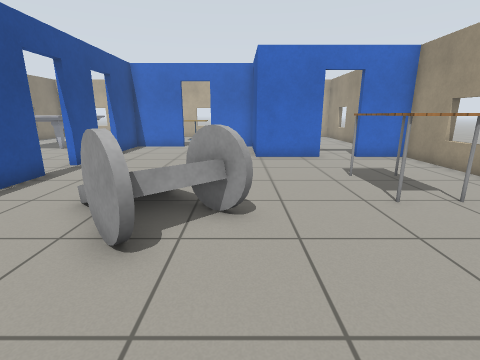
View 1 (above)

23 first-person views from a walk through a Gazebo world. The camera is 1 m above the floor, tilts 14° down and sees 85° across. The floor is counted in squares, 0.5 m on a side. Each view is taken from the middle of a square. On the plan, view 1 faces up. The plan holds only what a view shows up to about 16 squares ahead; the rest is blank. The robots in the file are not drawn. Gazebo's built-in surfaces are drawn with simple patterns.

View 2
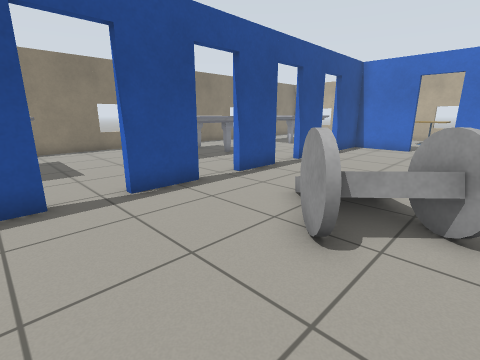

View 3
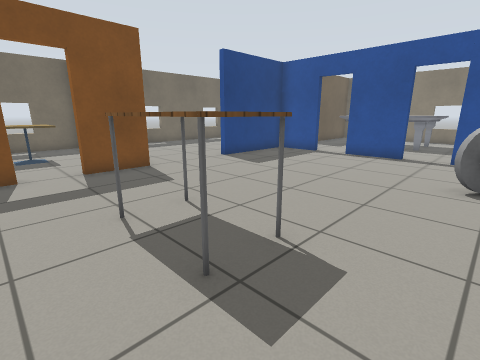

View 4
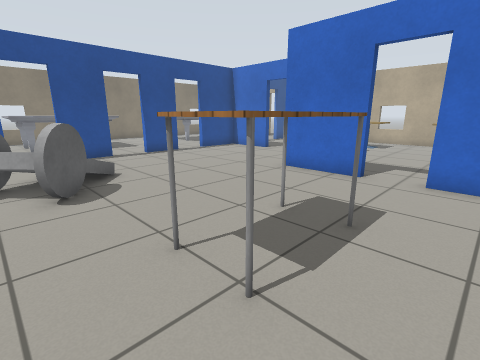

View 5
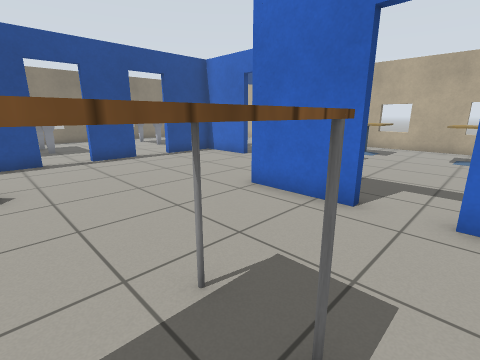

View 6
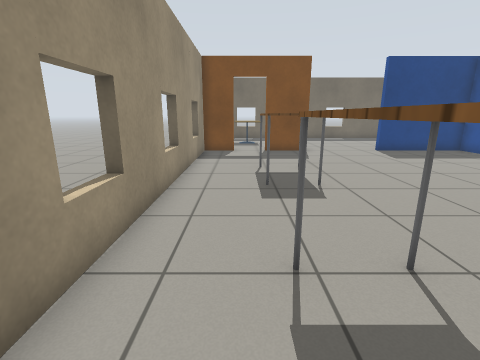

View 7
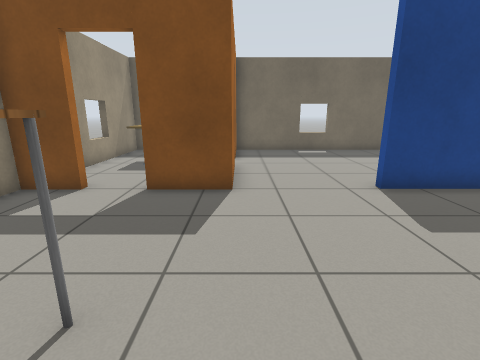

View 8
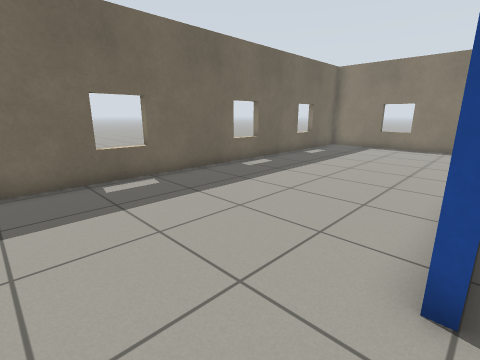

View 9
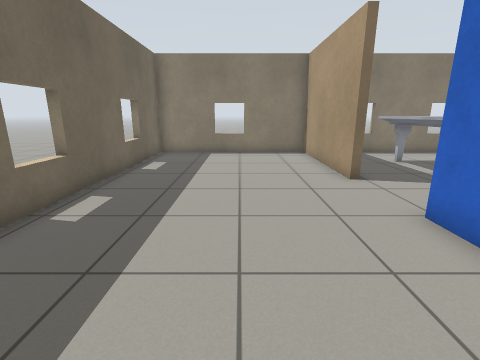

View 10
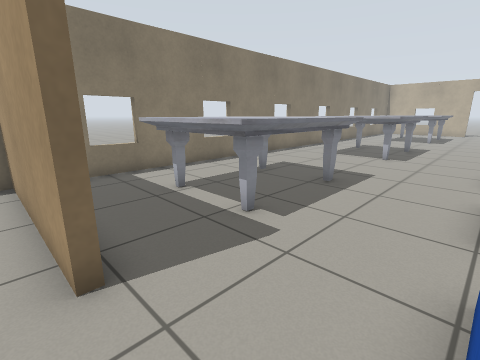

View 11
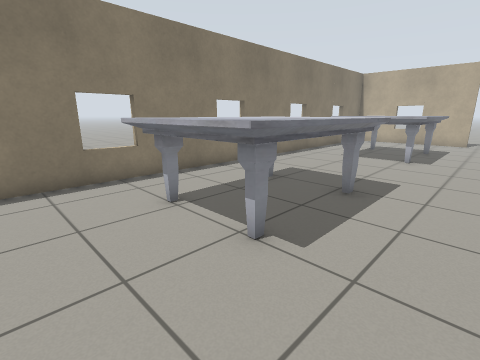

View 12
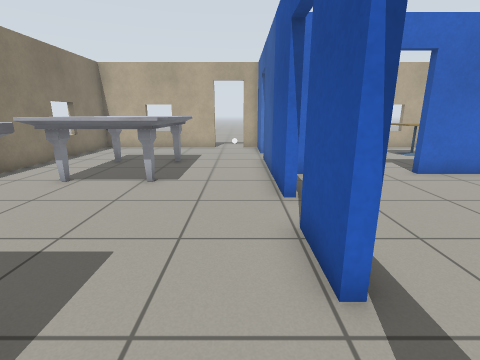

View 13
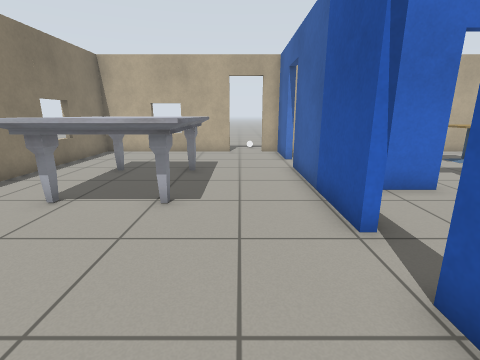

View 14
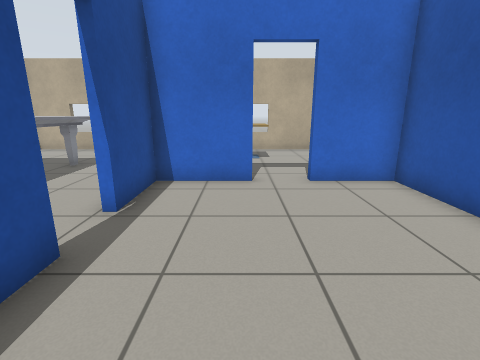

View 15
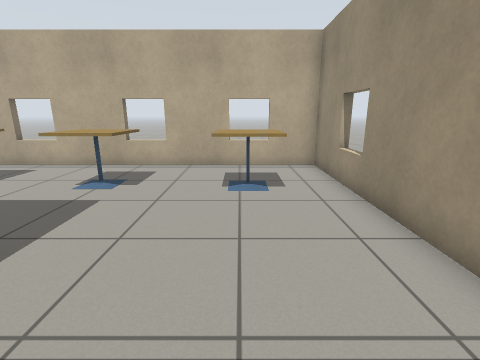

View 16
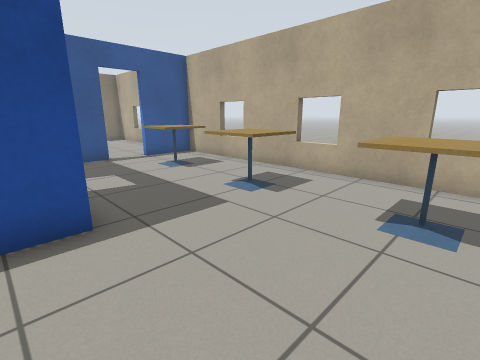

View 17
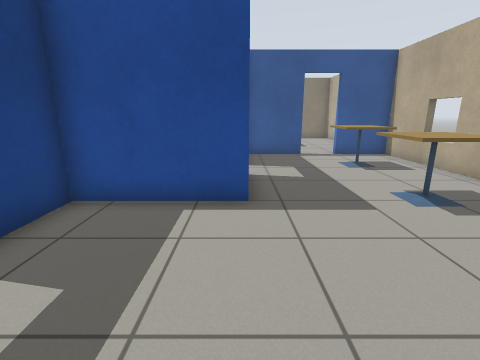

View 18
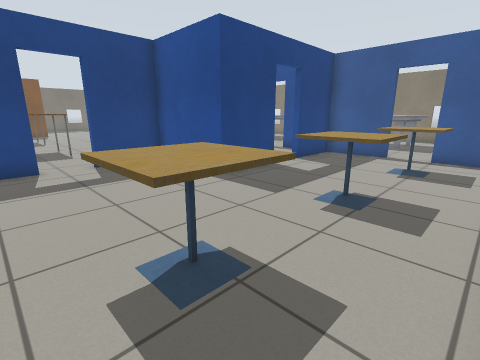

View 19
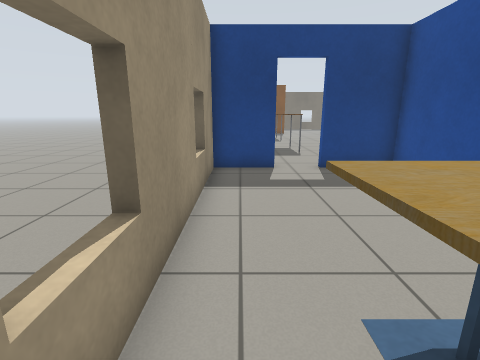

View 20
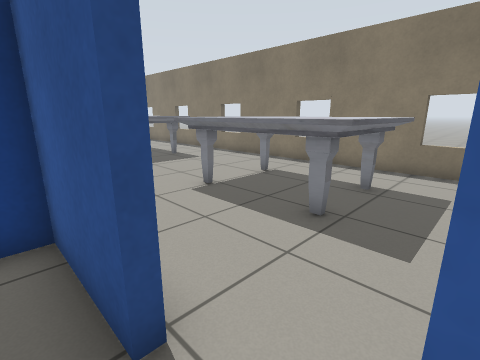

View 21
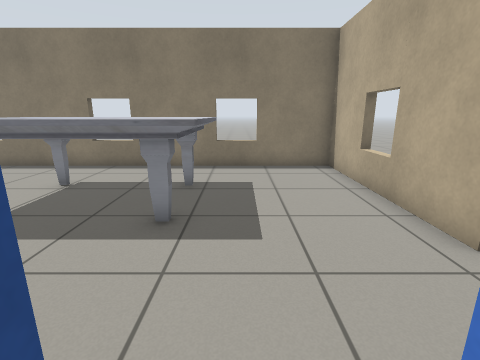

View 22
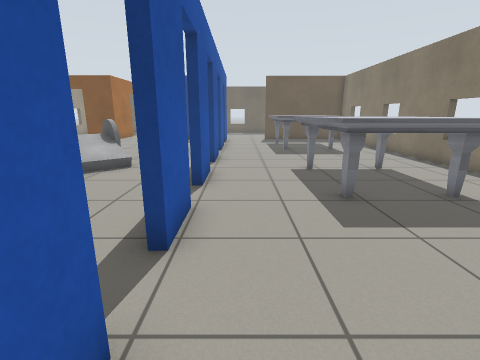

View 23
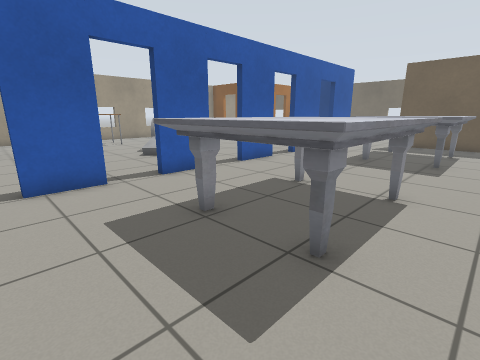

### Floor plan
Key: @ floor where view 1 was taken; # wall or solid block; . floor; D open door; = window, fence, low wall or low ledge; T marble table; A table; C cafe table; O other object.
Columns run from 16 left of view 1 to 8 right of it. Each row starts with its distance up from view 1.
 26        ..
 25 ###=###DD####=###=###=###
 24 #........#..............#
 23 #........#..............#
 22 #........D..CC..CCC..CC.#
 21 =........D..CC..CCC..CC.=
 20 #.TTTTT..#..............#
 19 #.TTTTT..#..............#
 18 #. TTTT..#..............#
 17 #.TTTTT..####DD###......#
 16 =.TT TT..#.......#......=
 15 #.TTTTT..#.......#......#
 14 #........D.......#......#
 13 #........D.......###DD###
 12 #........#..............#
 11 =........#..............#
 10 #.TTTTT..D..............=
  9 #.TTTTT..D..........AA..=
  8 #.TTTTT..#..........AA..#
  7 #.TTTTT..#....O.....AA..#
  6 =.TTTTT..D..OOOO....AA..#
  5 #........D...OOOO.......=
  4 #........#....O.........#
  3 #........#....O.........#
  2 #........D..............#
  1 =.TTTTT..D..........AA..=
  0 #.TTTTT..#......@... A..#
 -1 #.TT TT..#..........AA..#
 -2 #.TTTTT..D..............#
 -3 #.TTTTT..D..............=
 -4 =..TTT...#..............#
 -5 #........#..............#
 -6 ######...######...###DD##
 -7 #.................# ....
 -8 #.................# ....
 -9 #.................# ....#
-10 #.................D .CC.=
-11 =.................D .CC.#
-12 #................. .....#
-13 #................. .....#
-14 ###=####=#####=######==##

Positions as (right, up) in squares from view 1, and headings:
1: (0, 0), facing up
2: (0, 0), facing up-left
3: (7, 4), facing down-left
4: (7, 4), facing up-left
5: (6, 7), facing up-left
6: (6, 9), facing down
7: (2, 1), facing down
8: (1, -6), facing down-left
9: (-2, -10), facing left
10: (-7, -7), facing up-left
11: (-8, 3), facing up-left
12: (-8, 8), facing up
13: (-9, 10), facing up
14: (-4, 9), facing up
15: (5, 14), facing up
16: (6, 16), facing up-left
17: (7, 17), facing left
18: (7, 24), facing down-left
19: (7, 23), facing down
20: (-6, 22), facing down-left
21: (-6, 21), facing left
22: (-8, 16), facing down
23: (-15, 13), facing down-right
